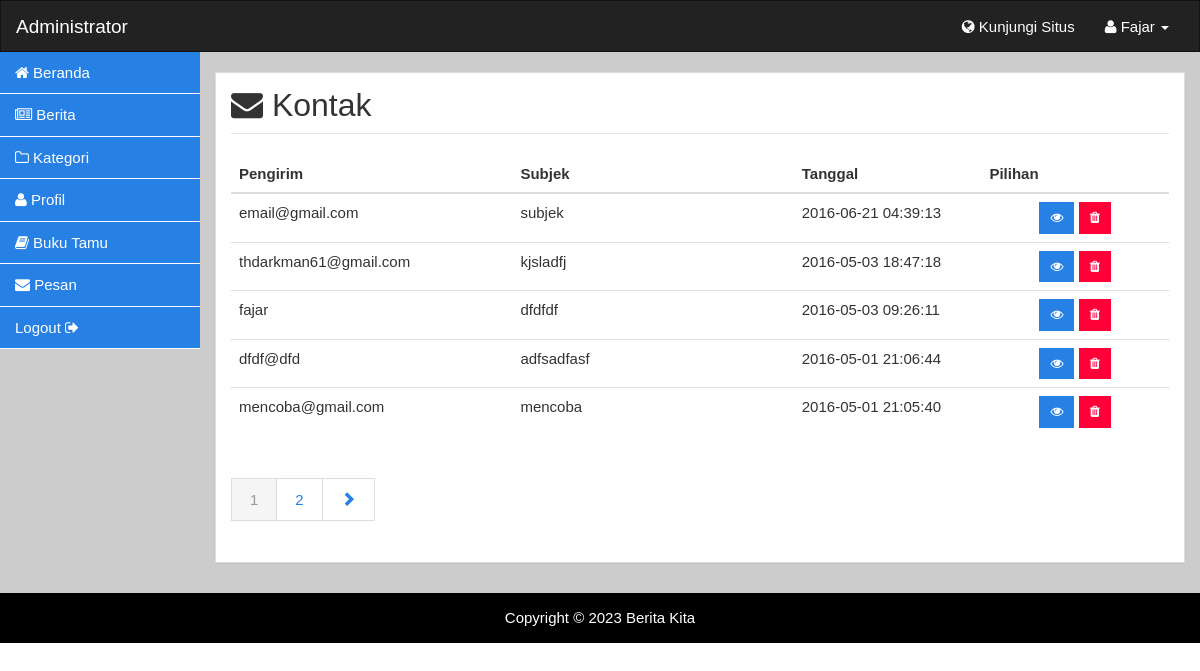
The page /webadmin/pesan.php (signed in) on the database its author committed.
### tables this page shows
CREATE TABLE `pesan` (
  `pesan_id` int(11) NOT NULL AUTO_INCREMENT,
  `email` varchar(100) NOT NULL,
  `pengirim` varchar(50) NOT NULL,
  `subjek` varchar(100) NOT NULL,
  `pesan_isi` text NOT NULL,
  `status` varchar(5) NOT NULL,
  `tanggal` datetime NOT NULL,
  PRIMARY KEY (`pesan_id`)
);

### webadmin/pesan.php (the view, shortened to what this page needs)
<?php include 'header.php'; ?>
<?php
$limit = 5;
if(isset($_GET['p']))
{
    $noPage = $_GET['p'];
}
else $noPage = 1;
$offset = ($noPage - 1) * $limit;
$sql = "SELECT
pesan.pesan_id,
pesan.pengirim,
pesan.email,
pesan.subjek,
pesan.pesan_isi,
pesan.status,
pesan.tanggal
FROM
pesan
ORDER BY tanggal DESC
LIMIT ".$offset.",". $limit;
$qry = $mysqli->query($sql) or die ("Error retrieving data: ".$mysqli->error);
$sql_rec = "SELECT pesan.pesan_id FROM pesan";
$total_rec = $mysqli->query($sql_rec) or die ("Error retrieving number:".$mysqli->error);
$total_rec_num = $total_rec->num_rows;
$total_page = ceil($total_rec_num/$limit);
?>
<div class="container-fluid body">
	<div class="row">
		<div class="col-lg-2 sidebar">
			<?php include 'sidebar.php'; ?>
		</div>
		<div class="col-lg-10 main-content">
			<div class="panel panel-default">
				<div class="panel-body">
					<div class="row">
						<div class="col-md-12">
							<h2 class="page-header"><i class="fa fa-envelope"></i> Kontak</h2>
						</div>
					</div>
					<div class="row">
						<div class="col-md-12">
							<table class="table table-hover">
								<thead>
									<tr>
										<th width="30%">Pengirim</th>
										<th width="30%">Subjek</th>
										<th width="20%">Tanggal</th>
										<th width="20%">Pilihan</th>
									</tr>
								</thead>
								<tbody>
								<?php if ($total_rec_num == 0) { ?>
									<tr>
										<td colspan="4" align="center">Belum ada data</td>
									</tr>
								<?php } else { ?>
									<?php while ($pesan = $qry->fetch_assoc()) { ?>
										<?php if ($pesan['status']=="belum") { ?>
									<tr>
										<td><strong><?php echo $pesan['email']; ?></strong></td>
										<td><strong><?php echo $pesan['subjek']; ?></strong></td>
										<td><strong><?php echo $pesan['tanggal']; ?></strong></td>
										<td align="center">
											<a href="lihat-pesan.php?id=<?=$pesan['pesan_id']?>" class="btn btn-sm btn-primary">
												<i class="fa fa-eye"></i>
											</a>
											<a onclick="return confirm('Anda Yakin Ingin Menghapus Data Ini?');" href="hapus-pesan.php?id=<?=$pesan['pesan_id']?>" class="btn btn-danger btn-sm">
												<i class="fa fa-trash"></i>
											</a>
										</td>
									</tr>
										<?php } else { ?>
									<tr>
										<td><?php echo $pesan['email']; ?></td>
										<td><?php echo $pesan['subjek']; ?></td>
										<td><?php echo $pesan['tanggal']; ?></td>
										<td align="center">
											<a href="lihat-pesan.php?id=<?=$pesan['pesan_id']?>" class="btn btn-sm btn-primary">
												<i class="fa fa-eye"></i>
											</a>
											<a onclick="return confirm('Anda Yakin Ingin Menghapus Data Ini?');" href="hapus-pesan.php?id=<?=$pesan['pesan_id']?>" class="btn btn-danger btn-sm">
												<i class="fa fa-trash"></i>
											</a>
										</td>
									</tr>
										<?php } ?>
									<?php } ?>
								<?php } ?>
								</tbody>
							</table>
						</div>
						<div class="col-md-12">
							<ul class="pagination">
							<?php for ($page=1; $page <= $total_page ; $page++) { ?>
								<?php if ((($page >= $noPage - 3) && ($page <= $noPage + 3)) || ($page == 1) || ($page == $total_page)) { ?>
									<?php
            							if ($page == $noPage) echo "<li class='active'><a href='#'>".$page."</a></li> ";
            							else echo " <li><a href='".$_SERVER['PHP_SELF']."?p=".$page."'>".$page."</a></li> ";
									?>
								<?php } ?>
							<?php } ?>
							<?php if ($noPage < $total_page) { ?>
								<li>
									<a href="<?php echo "pesan.php?p=".($noPage+1); ?>">
										<i class="glyphicon glyphicon-chevron-right"></i>
									</a>
								</li>
							<?php } ?>
							</ul>
						</div>
					</div>
				</div>
			</div>
		</div>
	</div>
</div>
<?php include 'footer.php'; ?>

### rows shown on the page
pesan: email "email@gmail.com", subjek "subjek", tanggal "2016-06-21 04:39:13"
pesan: email "thdarkman61@gmail.com", subjek "kjsladfj", tanggal "2016-05-03 18:47:18"
pesan: email "fajar", subjek "dfdfdf", tanggal "2016-05-03 09:26:11"
pesan: email "dfdf@dfd", subjek "adfsadfasf", tanggal "2016-05-01 21:06:44"
pesan: email "mencoba@gmail.com", subjek "mencoba", tanggal "2016-05-01 21:05:40"

### other values the page prints
$_SESSION['nm_admin'] "Fajar"
